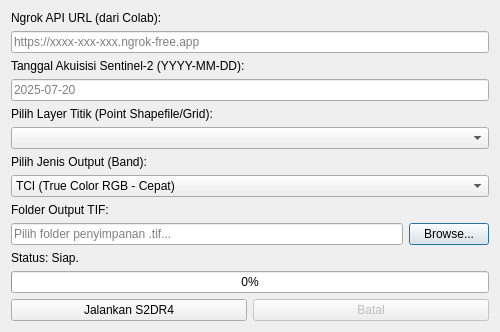
<?xml version="1.0" encoding="UTF-8"?>
<ui version="4.0">
 <class>S2DR4ConnectorDialogBase</class>
 <widget class="QDialog" name="S2DR4ConnectorDialogBase">
  <property name="geometry">
   <rect>
    <x>0</x>
    <y>0</y>
    <width>500</width>
    <height>300</height>
   </rect>
  </property>
  <property name="windowTitle">
   <string>S2DR4 Gamma Earth Connector</string>
  </property>
  <layout class="QVBoxLayout" name="verticalLayout">
   <item>
    <widget class="QLabel" name="label_url">
     <property name="text">
      <string>Ngrok API URL (dari Colab):</string>
     </property>
    </widget>
   </item>
   <item>
    <widget class="QLineEdit" name="input_url">
     <property name="placeholderText">
      <string>https://xxxx-xxx-xxx.ngrok-free.app</string>
     </property>
    </widget>
   </item>
   <item>
    <widget class="QLabel" name="label_date">
     <property name="text">
      <string>Tanggal Akuisisi Sentinel-2 (YYYY-MM-DD):</string>
     </property>
    </widget>
   </item>
   <item>
    <widget class="QLineEdit" name="input_date">
     <property name="placeholderText">
      <string>2025-07-20</string>
     </property>
    </widget>
   </item>
   <item>
    <widget class="QLabel" name="label_layer">
     <property name="text">
      <string>Pilih Layer Titik (Point Shapefile/Grid):</string>
     </property>
    </widget>
   </item>
   <item>
    <widget class="QComboBox" name="combo_layer"/>
   </item>
   <item>
    <widget class="QLabel" name="label_band">
     <property name="text">
      <string>Pilih Jenis Output (Band):</string>
     </property>
    </widget>
   </item>
   <item>
    <widget class="QComboBox" name="combo_band">
     <item>
      <property name="text">
       <string>TCI (True Color RGB - Cepat)</string>
      </property>
     </item>
     <item>
      <property name="text">
       <string>MS (Multi-Spectral 10-Band - 200MB+)</string>
      </property>
     </item>
     <item>
      <property name="text">
       <string>NDVI</string>
      </property>
     </item>
     <item>
      <property name="text">
       <string>IRP</string>
      </property>
     </item>
    </widget>
   </item>
   <item>
    <widget class="QLabel" name="label_outdir">
     <property name="text">
      <string>Folder Output TIF:</string>
     </property>
    </widget>
   </item>
   <item>
    <layout class="QHBoxLayout" name="horizontalLayout">
     <item>
      <widget class="QLineEdit" name="input_outdir">
       <property name="placeholderText">
        <string>Pilih folder penyimpanan .tif...</string>
       </property>
      </widget>
     </item>
     <item>
      <widget class="QPushButton" name="btn_browse">
       <property name="text">
        <string>Browse...</string>
       </property>
      </widget>
     </item>
    </layout>
   </item>
   <item>
    <widget class="QLabel" name="lbl_status">
     <property name="text">
      <string>Status: Siap.</string>
     </property>
    </widget>
   </item>
   <item>
    <widget class="QProgressBar" name="progress_bar">
     <property name="value">
      <number>0</number>
     </property>
    </widget>
   </item>
   <item>
    <layout class="QHBoxLayout" name="horizontalLayout_2">
     <item>
      <widget class="QPushButton" name="btn_process">
       <property name="text">
        <string>Jalankan S2DR4</string>
       </property>
      </widget>
     </item>
     <item>
      <widget class="QPushButton" name="btn_cancel">
       <property name="enabled">
        <bool>false</bool>
       </property>
       <property name="text">
        <string>Batal</string>
       </property>
      </widget>
     </item>
    </layout>
   </item>
  </layout>
 </widget>
 <resources/>
 <connections/>
</ui>
